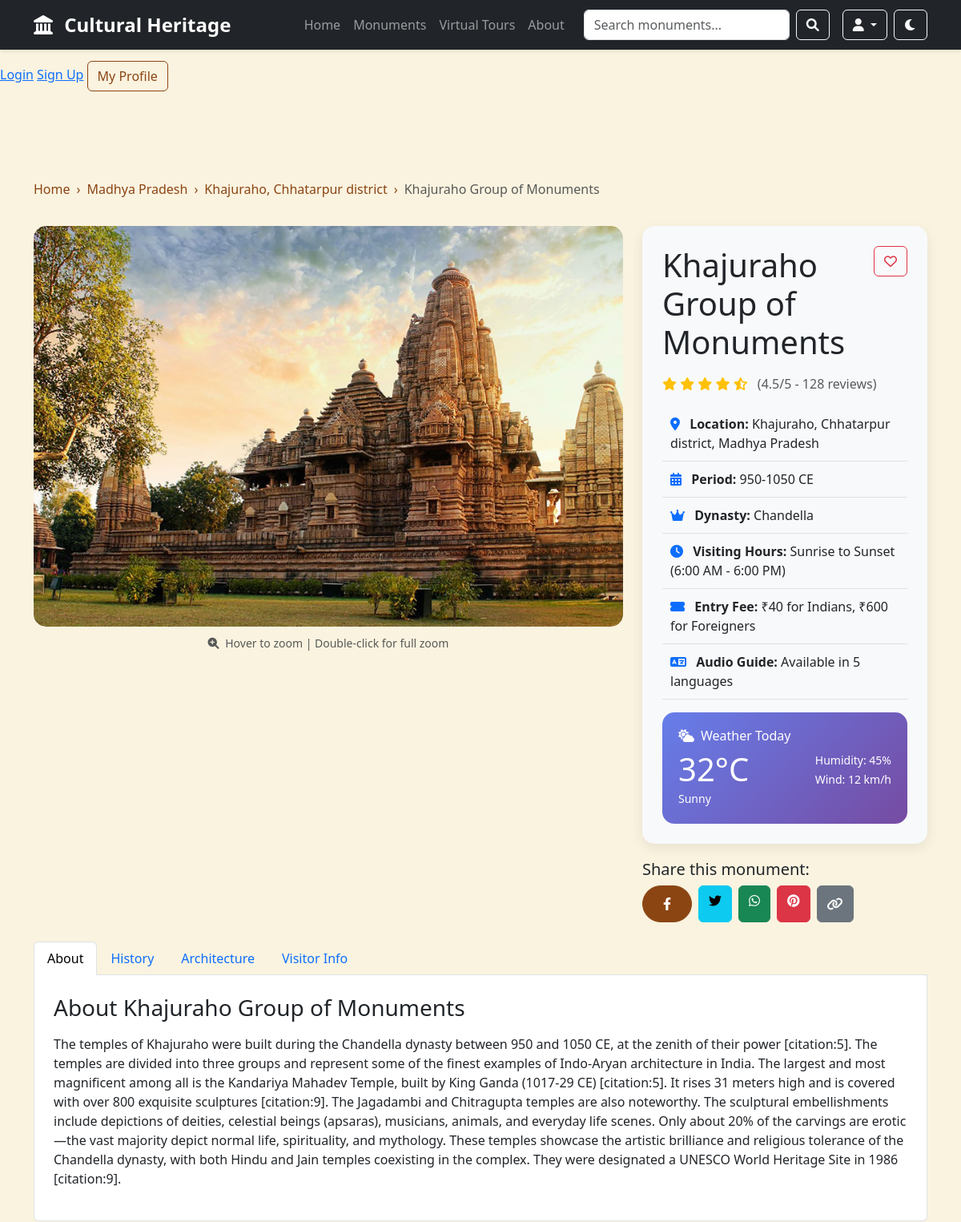
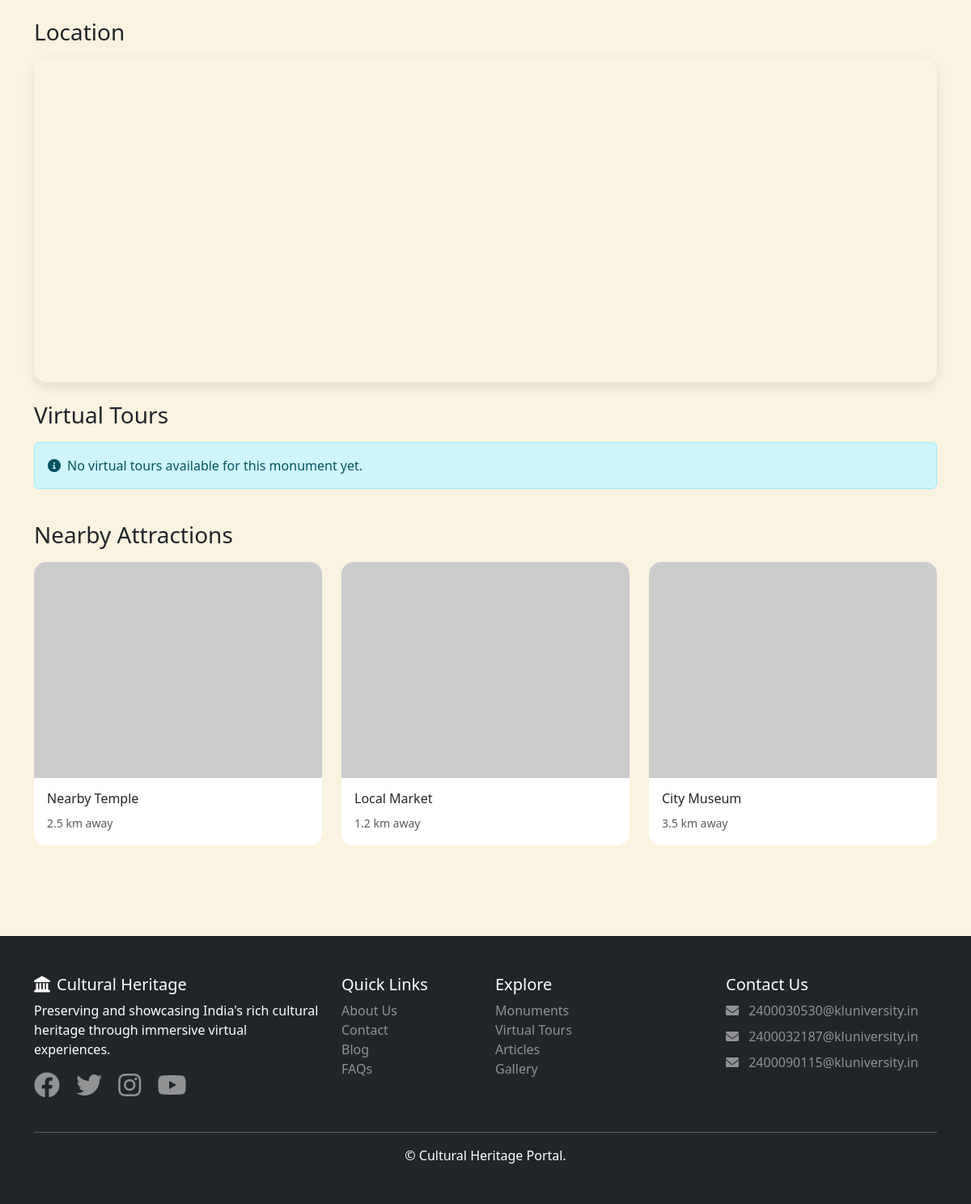
The page /monument/khajuraho-group-of-monuments/ on the database its author committed (2 pictures, top to bottom).
### tours/models.py (models this page shows, shortened)
class Monument(models.Model):
    name = models.CharField(max_length=200)
    slug = models.SlugField(unique=True)
    description = models.TextField()
    short_description = models.CharField(max_length=300)
    location = models.CharField(max_length=200)
    state = models.CharField(max_length=100)
    latitude = models.FloatField(default=0.0)
    longitude = models.FloatField(default=0.0)
    period = models.CharField(max_length=100)
    dynasty = models.CharField(max_length=100)
    visiting_hours = models.CharField(max_length=200, default="10:00 AM - 6:00 PM")
    entry_fee = models.CharField(max_length=200, blank=True, default="Free")
    main_image = models.ImageField(upload_to='monuments/main/', null=True, blank=True)
    created_at = models.DateTimeField(auto_now_add=True)
    updated_at = models.DateTimeField(auto_now=True)
    class Meta:
        ordering = ['name']

### tours/views.py (the view)
# urls.py: path('monument/<slug:slug>/', views.MonumentDetailView.as_view(), name='monument_detail'),
class MonumentDetailView(DetailView):
    model = Monument
    template_name = 'tours/monument_detail.html'
    context_object_name = 'monument'
    def get_context_data(self, **kwargs):
        context = super().get_context_data(**kwargs)
        context['tours'] = VirtualTour.objects.filter(
            monument=self.object,
            is_published=True
        )
        return context

### templates/tours/monument_detail.html (shortened to what this page needs)
{% extends 'base.html' %}
{% load static %}
{% block content %}
<div class="container py-4">
    <nav aria-label="breadcrumb" class="mb-4">
        <ol class="breadcrumb">
            <li class="breadcrumb-item"><a href="{% url 'tours:home' %}" class="text-decoration-none">Home</a></li>
            <li class="breadcrumb-item"><a href="{% url 'tours:search' %}?q={{ monument.state }}" class="text-decoration-none">{{ monument.state }}</a></li>
            <li class="breadcrumb-item"><a href="{% url 'tours:search' %}?q={{ monument.location }}" class="text-decoration-none">{{ monument.location }}</a></li>
            <li class="breadcrumb-item active" aria-current="page">{{ monument.name }}</li>
        </ol>
    </nav>
    <div class="row mb-4">
        <div class="col-lg-8">
            <div class="zoom-container" style="position: relative; overflow: hidden; border-radius: 15px; height: 500px;">
                {% if monument.main_image and monument.main_image.url %}
                <img src="{{ monument.main_image.url }}" class="main-image zoom-image" alt="{{ monument.name }}" id="mainImage" style="width: 100%; height: 100%; object-fit: cover;">
                {% else %}
                <img src="https://via.placeholder.com/1200x800?text={{ monument.name }}" class="main-image" alt="{{ monument.name }}" style="width: 100%; height: 100%; object-fit: cover;">
                {% endif %}
            </div>
            <div class="text-center mt-2">
                <small class="text-muted"><i class="fas fa-search-plus me-1"></i> Hover to zoom | Double-click for full zoom</small>
            </div>
        </div>
        <div class="col-lg-4">
            <div class="info-card" data-aos="fade-left">
                <div class="d-flex justify-content-between align-items-start mb-3">
                    <h1 class="mb-0">{{ monument.name }}</h1>
                    <button class="btn btn-outline-danger" onclick="toggleFavorite({{ monument.id }})">
                        <i class="far fa-heart" id="fav-icon-{{ monument.id }}"></i>
                    </button>
                </div>
                <div class="rating mb-3">
                    <i class="fas fa-star"></i>
                    <i class="fas fa-star"></i>
                    <i class="fas fa-star"></i>
                    <i class="fas fa-star"></i>
                    <i class="fas fa-star-half-alt"></i>
                    <span class="text-muted ms-2">(4.5/5 - 128 reviews)</span>
                </div>
                <div class="info-item">
                    <i class="fas fa-map-marker-alt text-primary me-2"></i>
                    <strong>Location:</strong> {{ monument.location }}, {{ monument.state }}
                </div>
                <div class="info-item">
                    <i class="fas fa-calendar-alt text-primary me-2"></i>
                    <strong>Period:</strong> {{ monument.period }}
                </div>
                <div class="info-item">
                    <i class="fas fa-crown text-primary me-2"></i>
                    <strong>Dynasty:</strong> {{ monument.dynasty }}
                </div>
                <div class="info-item">
                    <i class="fas fa-clock text-primary me-2"></i>
                    <strong>Visiting Hours:</strong> {{ monument.visiting_hours }}
                </div>
                <div class="info-item">
                    <i class="fas fa-ticket-alt text-primary me-2"></i>
                    <strong>Entry Fee:</strong> {{ monument.entry_fee|default:"Free" }}
                </div>
                <div class="info-item">
                    <i class="fas fa-language text-primary me-2"></i>
                    <strong>Audio Guide:</strong> Available in 5 languages
                </div>
                <div class="weather-widget mt-3">
                    <h6><i class="fas fa-cloud-sun me-2"></i>Weather Today</h6>
                    <div class="d-flex justify-content-between">
                        <div>
                            <span class="display-6">32°C</span>
                            <br>
                            <small>Sunny</small>
                        </div>
                        <div class="text-end">
                            <small>Humidity: 45%</small>
                            <br>
                            <small>Wind: 12 km/h</small>
                        </div>
                    </div>
                </div>
            </div>
            <div class="share-buttons mt-3">
                <h5>Share this monument:</h5>
                <div class="d-flex gap-2">
                    <a href="https://www.facebook.com/sharer/sharer.php?u={{ request.build_absolute_uri }}" target="_blank" class="btn btn-primary">
                        <i class="fab fa-facebook-f"></i>
                    </a>
                    <a href="https://twitter.com/intent/tweet?url={{ request.build_absolute_uri }}&text={{ monument.name }}" target="_blank" class="btn btn-info">
                        <i class="fab fa-twitter"></i>
                    </a>
                    <a href="https://wa.me/?text={{ monument.name }} - {{ request.build_absolute_uri }}" target="_blank" class="btn btn-success">
                        <i class="fab fa-whatsapp"></i>
                    </a>
                    {% if monument.main_image and monument.main_image.url %}
                    <a href="https://pinterest.com/pin/create/button/?url={{ request.build_absolute_uri }}&media={{ monument.main_image.url }}&description={{ monument.name }}" target="_blank" class="btn btn-danger">
                        <i class="fab fa-pinterest"></i>
                    </a>
                    {% else %}
                    <button class="btn btn-danger" disabled title="No image to share">
                        <i class="fab fa-pinterest"></i>
                    </button>
                    {% endif %}
                    <button class="btn btn-secondary" onclick="copyToClipboard('{{ request.build_absolute_uri }}')">
                        <i class="fas fa-link"></i>
                    </button>
                </div>
            </div>
        </div>
    </div>
    <div class="row mb-4">
        <div class="col-12">
            <ul class="nav nav-tabs" id="monumentTabs" role="tablist">
                <li class="nav-item" role="presentation">
                    <button class="nav-link active" id="about-tab" data-bs-toggle="tab" data-bs-target="#about" type="button" role="tab">About</button>
                </li>
                <li class="nav-item" role="presentation">
                    <button class="nav-link" id="history-tab" data-bs-toggle="tab" data-bs-target="#history" type="button" role="tab">History</button>
                </li>
                <li class="nav-item" role="presentation">
                    <button class="nav-link" id="architecture-tab" data-bs-toggle="tab" data-bs-target="#architecture" type="button" role="tab">Architecture</button>
                </li>
                <li class="nav-item" role="presentation">
                    <button class="nav-link" id="visitor-info-tab" data-bs-toggle="tab" data-bs-target="#visitor-info" type="button" role="tab">Visitor Info</button>
                </li>
            </ul>
            <div class="tab-content p-4 border border-top-0 rounded-bottom" style="background: white;">
                <div class="tab-pane fade show active" id="about" role="tabpanel">
                    <h3>About {{ monument.name }}</h3>
                    <p class="lead">{{ monument.description|linebreaks }}</p>
                </div>
            </div>
        </div>
    </div>
    <div class="row mb-4">
        <div class="col-12">
            <h3 class="mb-3">Location</h3>
            <div id="map" style="height: 400px; width: 100%;"></div>
        </div>
    </div>
    <div class="row mb-4">
        <div class="col-12">
            <h3 class="mb-3">Virtual Tours</h3>
            <div class="row">
                {% for tour in tours %}
                <div class="col-md-4 mb-4">
                    <div class="card h-100" data-aos="fade-up" data-aos-delay="{{ forloop.counter|add:'100' }}">
                        <div class="card-body">
                            <h5 class="card-title">{{ tour.title }}</h5>
                            <p class="card-text">{{ tour.description|truncatewords:15 }}</p>
                            <div class="mb-3">
                                <span class="badge bg-primary">{{ tour.get_tour_type_display }}</span>
                                <span class="badge bg-secondary ms-2"><i class="fas fa-clock me-1"></i>{{ tour.duration_minutes }} min</span>
                            </div>
                            <a href="{% url 'tours:virtual_tour' tour.id %}" class="btn btn-primary w-100">
                                <i class="fas fa-play me-2"></i>Start Tour
                            </a>
                        </div>
                    </div>
                </div>
                {% empty %}
                <div class="col-12">
                    <div class="alert alert-info">
                        <i class="fas fa-info-circle me-2"></i>No virtual tours available for this monument yet.
                    </div>
                </div>
                {% endfor %}
            </div>
        </div>
    </div>
    <div class="row mb-4">
        <div class="col-12">
            <h3 class="mb-3">Nearby Attractions</h3>
            <div class="row">
                <div class="col-md-4 mb-3">
                    <div class="card">
                        <img src="https://via.placeholder.com/400x300?text=Nearby+Attraction" class="card-img-top" alt="Nearby">
                        <div class="card-body">
                            <h6>Nearby Temple</h6>
                            <small class="text-muted">2.5 km away</small>
                        </div>
                    </div>
                </div>
                <div class="col-md-4 mb-3">
                    <div class="card">
                        <img src="https://via.placeholder.com/400x300?text=Local+Market" class="card-img-top" alt="Market">
                        <div class="card-body">
                            <h6>Local Market</h6>
                            <small class="text-muted">1.2 km away</small>
                        </div>
                    </div>
                </div>
                <div class="col-md-4 mb-3">
                    <div class="card">
                        <img src="https://via.placeholder.com/400x300?text=Museum" class="card-img-top" alt="Museum">
                        <div class="card-body">
                            <h6>City Museum</h6>
                            <small class="text-muted">3.5 km away</small>
                        </div>
                    </div>
                </div>
            </div>
        </div>
    </div>
</div>
{% endblock %}

### static/css/style.css (style rules this page uses)
:root { --primary-color: #8B4513; --secondary-color: #DAA520; --dark-color: #2C1810; --light-color: #F5E6D3; }
* { margin: 0; padding: 0; box-sizing: border-box; }
body { font-family: 'Segoe UI', Tahoma, Geneva, Verdana, sans-serif; background-color: #FAF3E0; padding-top: 76px; }
.btn-primary { background-color: var(--primary-color); border-color: var(--primary-color); padding: 10px 25px; border-radius: 25px; transition: all 0.3s; }
.info-card { background: white; border-radius: 15px; box-shadow: 0 5px 15px rgba(0,0,0,0.08); transition: all 0.3s; }
.breadcrumb { background: transparent; padding: 10px 0; }
.breadcrumb-item a { color: var(--primary-color); text-decoration: none; }
.card { border: none; border-radius: 15px; overflow: hidden; transition: all 0.3s; }

### templates/base.html (style rules this page uses)
.zoom-container { position: relative; overflow: hidden; cursor: zoom-in; }
.zoom-image { transition: transform 0.5s ease; width: 100%; height: 100%; object-fit: cover; }
.breadcrumb { background: transparent; padding: 10px 0; }
.breadcrumb-item + .breadcrumb-item::before { content: "›"; color: #8B4513; }

### templates/tours/monument_detail.html (style rules this page uses)
.main-image { height: 500px; object-fit: cover; width: 100%; border-radius: 15px; box-shadow: 0 10px 30px rgba(0,0,0,0.2); }
.info-card { background: #f8f9fa; border-radius: 15px; padding: 25px; margin-bottom: 20px; box-shadow: 0 5px 15px rgba(0,0,0,0.08); }
.info-item { padding: 10px; border-bottom: 1px solid #dee2e6; }
.share-buttons .btn { transition: all 0.3s; }
#map { border-radius: 15px; overflow: hidden; box-shadow: 0 5px 15px rgba(0,0,0,0.1); }
.rating { color: #ffc107; }
.weather-widget { background: linear-gradient(135deg, #667eea 0%, #764ba2 100%); color: white; padding: 20px; border-radius: 15px; }

### rows shown on the page
Monument: state "Madhya Pradesh", location "Khajuraho, Chhatarpur district", name "Khajuraho Group of Monuments", main_image (picture), period "950-1050 CE", dynasty "Chandella", visiting_hours "Sunrise to Sunset (6:00 AM - 6:00 PM)", entry_fee "₹40 for Indians, ₹600 for Foreigners", description "The temples of Khajuraho were built during the Chandella dynasty between 950 and 1050 CE, at the zenith of their power [citation:5]. The temples are divided into three groups and represent some of the finest examples of Indo-Aryan architecture in India. The largest and most magnificent among all is the Kandariya Mahadev Temple, built by King Ganda (1017-29 CE) [citation:5]. It rises 31 meters high and is covered with over 800 exquisite sculptures [citation:9]. The Jagadambi and Chitragupta temples are also noteworthy. The sculptural embellishments include depictions of deities, celestial beings (apsaras), musicians, animals, and everyday life scenes. Only about 20% of the carvings are…"
